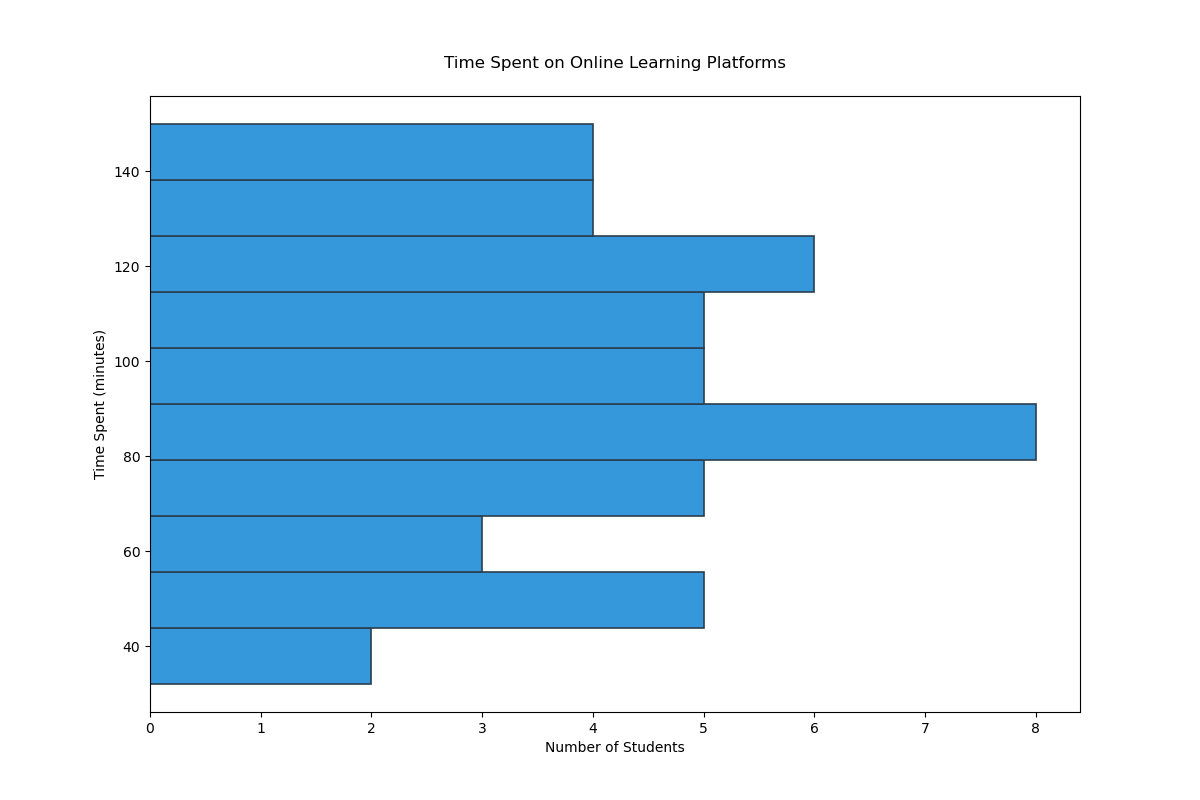

Here is the Python script that generated this plot:
import matplotlib.pyplot as plt

time_spent = [
    32, 45, 54, 60, 70, 85, 120, 130, 150, 45, 60, 75, 90, 110, 100, 55, 65, 40, 50, 75,
    85, 95, 105, 115, 80, 90, 100, 110, 120, 130, 140, 75, 85, 95, 105, 115, 125, 135, 70, 
    80, 90, 100, 110, 120, 130, 140, 150
]

plt.figure(figsize=(12, 8))

plt.hist(time_spent, bins=10, color='#3498db', edgecolor='#2c3e50', linewidth=1.2, orientation='horizontal')

plt.title('Time Spent on Online Learning Platforms', pad=20)
plt.xlabel('Number of Students')
plt.ylabel('Time Spent (minutes)')

plt.show()
